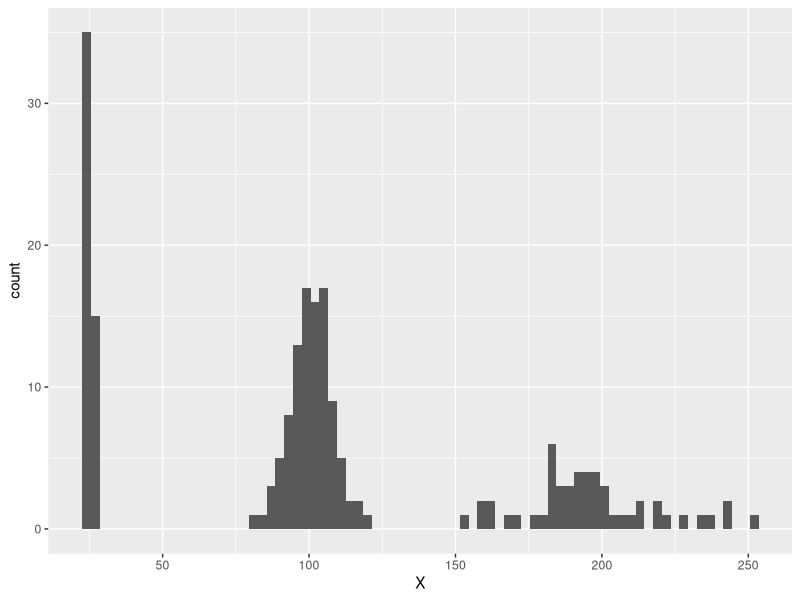
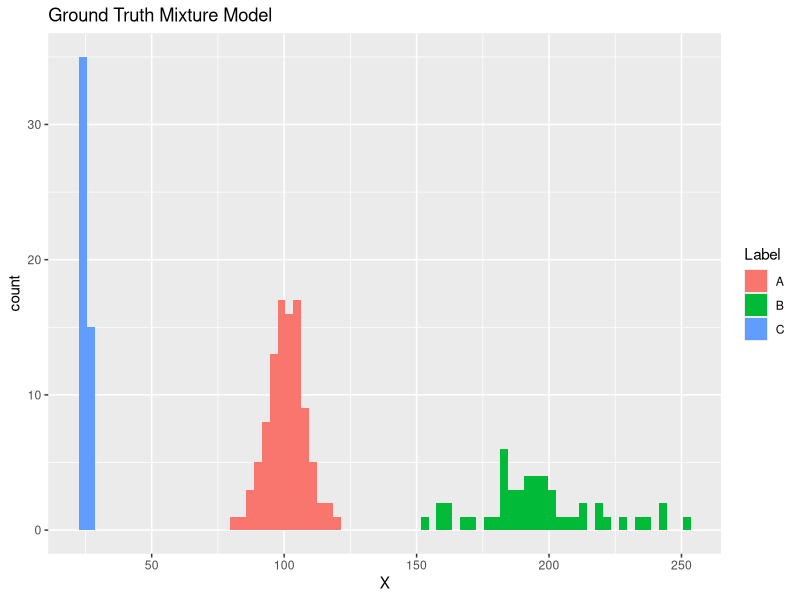
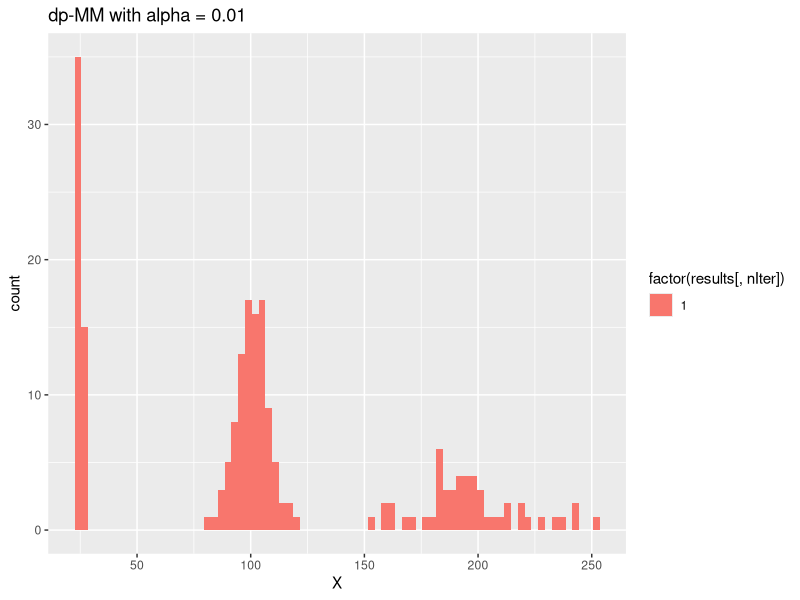
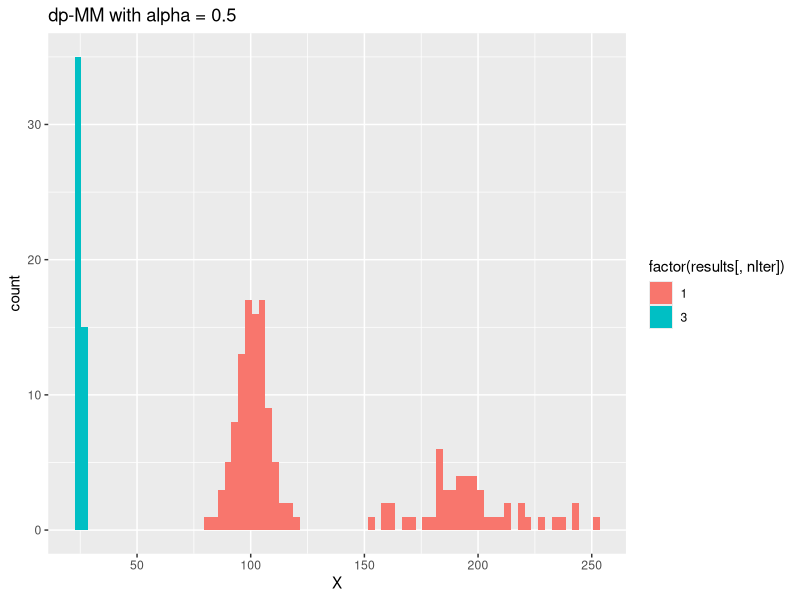
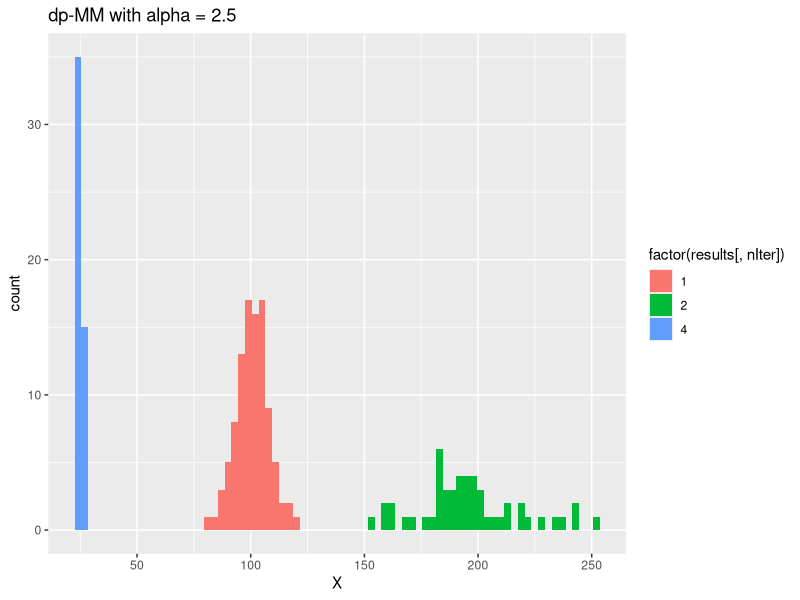
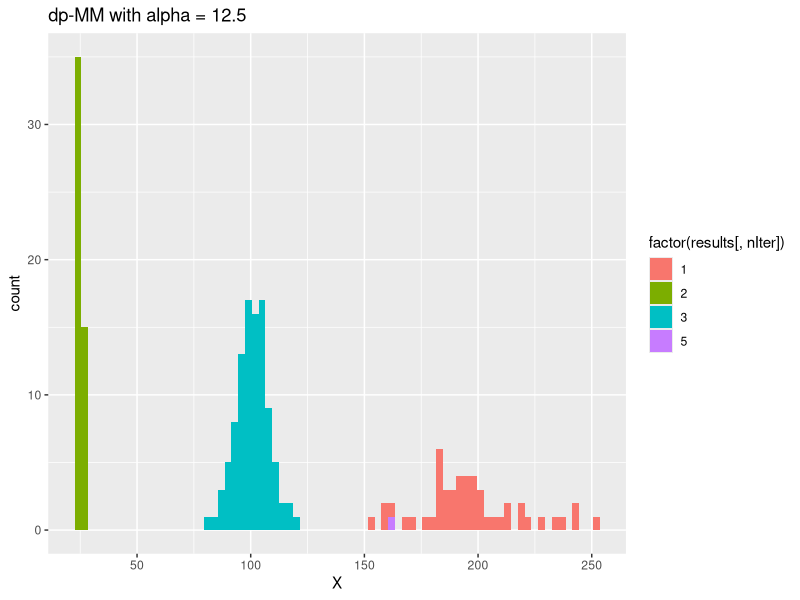
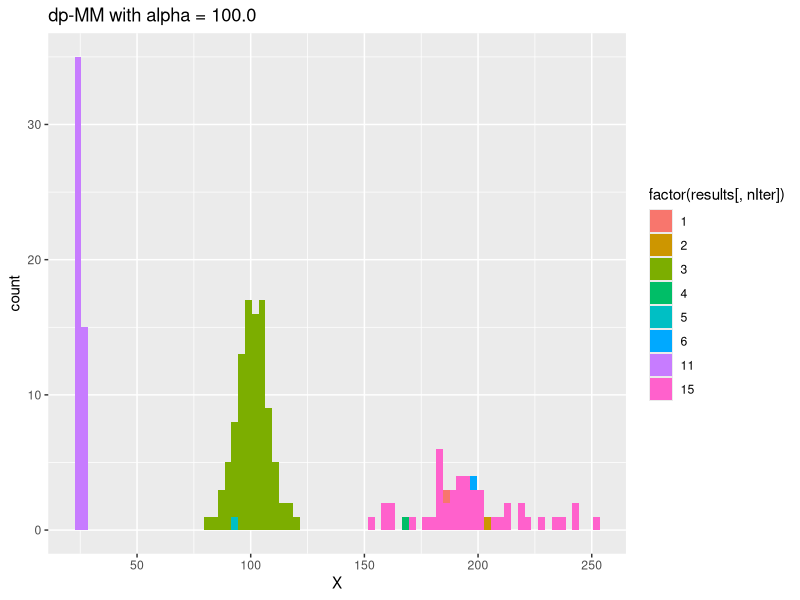

The R script that drew these images, in order:
# Description: 
#   This script shows univariate Gaussian DP mixture model
#
# Details:
#   Likelihood: x_i|mu_i,T_i ~ N(mu, 1/T)
#   Random effect: (mu, T) ~ G
#   Prior: G ~ DP(alpha, G0), where G0 ~ NormalGamma(mu0, kappa0, tau0, beta0)
#   
#   Posterior: mu, T|X ~ NormalGamma(muN, kappaN, tauN, betaN), where
#     xm: mean(x)
#     kappaN: kappa0 + N
#     tauN: tau0 + N / 2
#     betaN: beta0 + 0.5 * sum((x - xm)^2) + (kappa0 * N *(xm - mu0)^2) / (2 * kappaN)
#     muN: (kappa0 * mu0 + N * xm) / kappaN
#
#   Marginal Distributions:
#   By construction, the marginal distribution over T is a gamma distribution.
#   The conditional distribution over X given T is a Gaussian distribution. 
#   The marginal distribution over X is a three-parameter non-standardized Student's t-distribution

# License: GNU v3
#
# Date: October 19, 2016
#
# Authors:
#    Originally called dpmm.R.
#    Rcode was written by John Myles White.
#    Rcode was modified by Jiali Lin.
#    Depts. of Statistics, Virginia Tech,
#    Hutcheson Hall, 403K, Blacksburg, VA 24061 
#
# Source: 
#   https://github.com/johnmyleswhite/bayesian_nonparametrics/blob/master/code/dpmm/dpmm.R
# 
# Reference:
#   https://en.wikipedia.org/wiki/Normal-gamma_distribution

rm(list = ls())

library(ggplot2)

t_logpdf <- function(x, mu, v, df)
{
  # Generalized t-Distribution log PDF
  g <- lgamma(0.5 * df + 0.5) - lgamma(0.5 * df) - log(sqrt(df * pi * v))
  return(g - 0.5 * (df + 1) * log(1 + (1 / df) * ((x - mu)^2) / v))
}

normalize_logprob <- function(log.prob)
{
  # Normalize a log probability vector without numerical underflow/overflow
  
  # Compute the log of the normalizing constant.
  g <- log(sum(exp(log.prob - max(log.prob)))) + max(log.prob)
  
  # Find probabilities by exponentiating normalized log probabilities.
  return(exp(log.prob - g))
}

dpmm_loglik <- function(xn, x, tau0, beta0, mu0, kappa0)
{
  # Calculate the log likelihood for the Gaussian DP mixture model
  # Mean and variance parameters marginalized under normal-gamma prior
  # This corresponds to a generalized Student's t-distribution
  # NB: some constant terms are ignored
  
  N <- length(x)
  kappaN <- kappa0 + N
  tauN <- tau0 + N / 2
  
  if (N > 0)
  {
    # If there previous observations, use the current posterior.
    xm <- mean(x)
    betaN <- beta0 + 0.5 * sum((x - xm)^2) + (kappa0 * N *(xm - mu0)^2) / (2 * kappaN)
    muN <- (kappa0 * mu0 + N * xm) / kappaN
  }
  else
  {
    # If there are no previous observations, revert to the prior.
    betaN <- beta0
    muN <- mu0
  }
  
  return(t_logpdf(xn, muN, betaN * (kappaN + 1) / (tauN * kappaN), 2 * kappaN))
}


dpmm_gibbs <- function(x, alpha, tau0, beta0, mu0, kappa0, nIter)
{
  # Gibbs sampling for the Gaussian Dirichlet process mixture model
  #
  # Inputs:
  #  x - data (vector of length N)
  #  alpha - DP concentration parameter
  #  tau0 - normal-gamma prior shape
  #  beta0 - normal-gamma prior rate (inverse scale)
  #  kappa0 - normal-gamma prior precision scaling parameter
  #  nIter - number of Gibbs iterations
  #
  # Outputs:
  #  C, a N x nIter matrix of cluster assignments
  
  N <- length(x)
  logpost <- rep(1, 1, nIter)
  p <- rep(1, 1, N)
  C <- matrix(data = NA, nrow = N, ncol = nIter)
  c <-rep(1, 1, N)
  m <- rep(0, 1, N)
  m[1] <- N
  logprior <- rep(1, 1, N)
  loglik <- rep(1, 1, N)
  ix <- 1:N
  
  for (i in 1:nIter)
  {
    print(paste("Iteration", i))
    
    for (n in 1:N)
    {
      #all customers except n
      cn <- c[1:N!=n]
      
      #count cluster assignments
      for (k in 1:N)
      {
        m[k] <- sum(cn == k)
      }
      
      if (all(m > 0))
      {
        #active dishes
        K.active <- ix[m > 0]
      }
      else
      {
        #active dishes + 1 new dish
        K.active <- c(ix[m > 0], min(ix[m == 0]))
      }
      for (k in K.active)
      {
        if (m[k] > 0)
        {
          #prior for old dish
          logprior[k] <- log(m[k])
        }
        else
        {
          #prior for new dish
          logprior[k] <- log(alpha)
        }
        #calculate log likelihood
        loglik[k] <- dpmm_loglik(x[n], x[c==k], tau0, beta0, mu0, kappa0)
      }
      
      #posterior
      post <- normalize_logprob(logprior[K.active] + loglik[K.active])
      
      #update cluster assignment
      c[n] <- sample(K.active, 1, rep = TRUE, prob = post)
    }
    
    C[,i] = c
  }
  C
}

set.seed(1)
x <- c(rnorm(100, 100, 8), rnorm(50, 200, 25), rnorm(50, 25, 1))
labels <- c(rep("A", 100), rep("B", 50), rep("C", 50))

df <- data.frame(X = x, Label = labels)

ggplot(df, aes(x = X)) +
  geom_histogram(binwidth = 3)

ggplot(df, aes(x = X, fill = Label)) +
  geom_histogram(binwidth = 3) +
  labs(legend.position = "none") +
  labs(title = "Ground Truth Mixture Model")
#ggsave("dpmm_ground_truth.pdf", height = 7, width = 7)

nIter <- 100
results <- dpmm_gibbs(x, 0.01, 0.1, 0.1, 0, 0.1, nIter)
results[, nIter]

ggplot(df, aes(x = X, fill = factor(results[, nIter]))) +
  geom_histogram(binwidth = 3) +
  labs(legend.position = "none") +
  labs(title = "dp-MM with alpha = 0.01")
#ggsave("dpmm_0.01.pdf", height = 7, width = 7)

nIter <- 100
results <- dpmm_gibbs(x, 0.5, 0.1, 0.1, 0, 0.1, nIter)
results[, nIter]

ggplot(df, aes(x = X, fill = factor(results[, nIter]))) +
  geom_histogram(binwidth = 3) +
  labs(legend.position = "none") +
  labs(title = "dp-MM with alpha = 0.5")
#ggsave("dpmm_0.5.pdf", height = 7, width = 7)

nIter <- 100
results <- dpmm_gibbs(x, 2.5, 0.1, 0.1, 0, 0.1, nIter)
results[, nIter]

ggplot(df, aes(x = X, fill = factor(results[, nIter]))) +
  geom_histogram(binwidth = 3) +
  labs(legend.position = "none") +
  labs(title = "dp-MM with alpha = 2.5")
#ggsave("dpmm_2.5.pdf", height = 7, width = 7)

nIter <- 100
results <- dpmm_gibbs(x, 12.5, 0.1, 0.1, 0, 0.1, nIter)
results[, nIter]

ggplot(df, aes(x = X, fill = factor(results[, nIter]))) +
  geom_histogram(binwidth = 3) +
  labs(legend.position = "none") +
  labs(title = "dp-MM with alpha = 12.5")
#ggsave("dpmm_12.5.pdf", height = 7, width = 7)

nIter <- 100
results <- dpmm_gibbs(x, 100.0, 0.1, 0.1, 0, 0.1, nIter)
results[, nIter]

ggplot(df, aes(x = X, fill = factor(results[, nIter]))) +
  geom_histogram(binwidth = 3) +
  labs(legend.position = "none") +
  labs(title = "dp-MM with alpha = 100.0")
#ggsave("dpmm_100.0.pdf", height = 7, width = 7)

